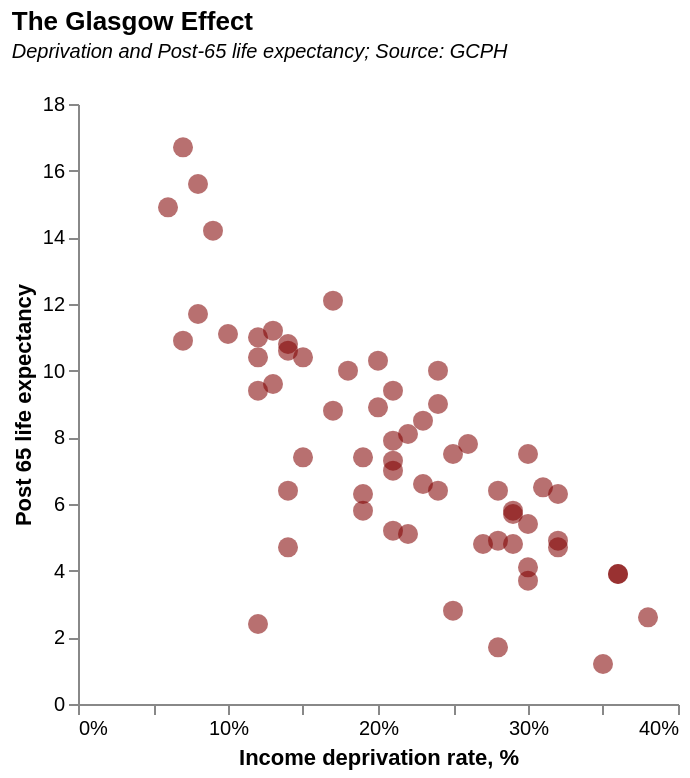

Write the Vega-Lite specification saved for this chart.
### Vega-Lite specification from a JSON file in a GitHub repository (floating-point values rounded to 4 significant figures)
{"$schema": "https://vega.github.io/schema/vega-lite/v5.json", "description": "Glasgow scatterplot", "title": {"text": "The Glasgow Effect", "subtitle": ["Deprivation and Post-65 life expectancy; Source: GCPH", ""], "subtitleFontStyle": "italic", "subtitleFontSize": 10, "subtitleColor": "black", "anchor": "start", "color": "black"}, "config": {"background": "white", "view": {"stroke": "transparent"}}, "data": {"values": [{"areaName": "Anniesland, Jordanhill and Whiteinch", "incomeDeprevation": "0.14", "employmentDeprivation": "0.15", "childPoverty": "0.14", "femaleLE": "80.8", "maleLE": "75.8", "disabilityRate": "0.19"}, {"areaName": "Arden and Carnwadric", "incomeDeprevation": "0.26", "employmentDeprivation": "0.25", "childPoverty": "0.34", "femaleLE": "76.0", "maleLE": "72.8", "disabilityRate": "0.22"}, {"areaName": "Baillieston and Garrowhill", "incomeDeprevation": "0.12", "employmentDeprivation": "0.12", "childPoverty": "0.14", "femaleLE": "81.6", "maleLE": "76.0", "disabilityRate": "0.21"}, {"areaName": "Balornock and Barmulloch", "incomeDeprevation": "0.29", "employmentDeprivation": "0.27", "childPoverty": "0.38", "femaleLE": "78.2", "maleLE": "70.8", "disabilityRate": "0.30"}, {"areaName": "Bellahouston, Craigton and Mosspark", "incomeDeprevation": "0.20", "employmentDeprivation": "0.18", "childPoverty": "0.22", "femaleLE": "80.5", "maleLE": "73.9", "disabilityRate": "0.29"}, {"areaName": "Blackhill and Hogganfield", "incomeDeprevation": "0.24", "employmentDeprivation": "0.23", "childPoverty": "0.33", "femaleLE": "77.5", "maleLE": "75.0", "disabilityRate": "0.25"}, {"areaName": "Blairdardie", "incomeDeprevation": "0.18", "employmentDeprivation": "0.16", "childPoverty": "0.20", "femaleLE": "79.4", "maleLE": "75.0", "disabilityRate": "0.25"}, {"areaName": "Broomhill and Partick West", "incomeDeprevation": "0.12", "employmentDeprivation": "0.11", "childPoverty": "0.19", "femaleLE": "79.7", "maleLE": "75.4", "disabilityRate": "0.17"}, {"areaName": "Calton and Bridgeton", "incomeDeprevation": "0.25", "employmentDeprivation": "0.21", "childPoverty": "0.47", "femaleLE": "76.6", "maleLE": "67.8", "disabilityRate": "0.24"}, {"areaName": "Carmunnock", "incomeDeprevation": "0.15", "employmentDeprivation": "0.10", "childPoverty": "0.18", "femaleLE": "81.2", "maleLE": "75.4", "disabilityRate": "0.21"}, {"areaName": "Castlemilk", "incomeDeprevation": "0.36", "employmentDeprivation": "0.33", "childPoverty": "0.44", "femaleLE": "76.8", "maleLE": "68.9", "disabilityRate": "0.31"}, {"areaName": "Cathcart and Simshill", "incomeDeprevation": "0.07", "employmentDeprivation": "0.08", "childPoverty": "0.07", "femaleLE": "84.3", "maleLE": "81.7", "disabilityRate": "0.17"}, {"areaName": "City Centre and Merchant City", "incomeDeprevation": "0.14", "employmentDeprivation": "0.12", "childPoverty": "0.37", "femaleLE": "76.4", "maleLE": "69.7", "disabilityRate": "0.15"}, {"areaName": "Corkerhill and North Pollok", "incomeDeprevation": "0.29", "employmentDeprivation": "0.26", "childPoverty": "0.37", "femaleLE": "76.7", "maleLE": "70.7", "disabilityRate": "0.24"}, {"areaName": "Croftfoot", "incomeDeprevation": "0.14", "employmentDeprivation": "0.12", "childPoverty": "0.25", "femaleLE": "79.4", "maleLE": "75.6", "disabilityRate": "0.16"}, {"areaName": "Crookston and South Cardonald", "incomeDeprevation": "0.20", "employmentDeprivation": "0.17", "childPoverty": "0.27", "femaleLE": "79.8", "maleLE": "75.3", "disabilityRate": "0.24"}, {"areaName": "Dennistoun", "incomeDeprevation": "0.19", "employmentDeprivation": "0.15", "childPoverty": "0.41", "femaleLE": "76.7", "maleLE": "70.8", "disabilityRate": "0.19"}, {"areaName": "Drumchapel", "incomeDeprevation": "0.36", "employmentDeprivation": "0.31", "childPoverty": "0.48", "femaleLE": "73.9", "maleLE": "68.9", "disabilityRate": "0.27"}, {"areaName": "Easterhouse", "incomeDeprevation": "0.32", "employmentDeprivation": "0.29", "childPoverty": "0.42", "femaleLE": "77.5", "maleLE": "69.7", "disabilityRate": "0.27"}, {"areaName": "Glasgow", "incomeDeprevation": "0.21", "employmentDeprivation": "0.19", "childPoverty": "0.32", "femaleLE": "78.2", "maleLE": "72.3", "disabilityRate": "0.23"}, {"areaName": "Glasgow North East", "incomeDeprevation": "0.25", "employmentDeprivation": "0.22", "childPoverty": "0.37", "femaleLE": "78.0", "maleLE": "72.5", "disabilityRate": "0.25"}, {"areaName": "Glasgow North West", "incomeDeprevation": "0.19", "employmentDeprivation": "0.17", "childPoverty": "0.32", "femaleLE": "77.6", "maleLE": "71.3", "disabilityRate": "0.21"}, {"areaName": "Glasgow South", "incomeDeprevation": "0.21", "employmentDeprivation": "0.19", "childPoverty": "0.29", "femaleLE": "78.8", "maleLE": "72.9", "disabilityRate": "0.22"}, {"areaName": "Govanhill", "incomeDeprevation": "0.24", "employmentDeprivation": "0.22", "childPoverty": "0.33", "femaleLE": "78.1", "maleLE": "71.4", "disabilityRate": "0.23"}, {"areaName": "Greater Gorbals", "incomeDeprevation": "0.30", "employmentDeprivation": "0.27", "childPoverty": "0.45", "femaleLE": "77.9", "maleLE": "68.7", "disabilityRate": "0.29"}, {"areaName": "Greater Govan", "incomeDeprevation": "0.28", "employmentDeprivation": "0.27", "childPoverty": "0.36", "femaleLE": "74.6", "maleLE": "66.7", "disabilityRate": "0.27"}, {"areaName": "Haghill and Carntyne", "incomeDeprevation": "0.28", "employmentDeprivation": "0.26", "childPoverty": "0.43", "femaleLE": "75.4", "maleLE": "69.9", "disabilityRate": "0.31"}, {"areaName": "Hillhead and Woodlands", "incomeDeprevation": "0.15", "employmentDeprivation": "0.12", "childPoverty": "0.31", "femaleLE": "79.3", "maleLE": "72.4", "disabilityRate": "0.15"}, {"areaName": "Hyndland, Dowanhill and Partick East", "incomeDeprevation": "0.08", "employmentDeprivation": "0.08", "childPoverty": "0.11", "femaleLE": "80.9", "maleLE": "76.7", "disabilityRate": "0.14"}, {"areaName": "Ibrox and Kingston", "incomeDeprevation": "0.21", "employmentDeprivation": "0.19", "childPoverty": "0.38", "femaleLE": "74.0", "maleLE": "70.2", "disabilityRate": "0.20"}, {"areaName": "Kelvindale and Kelvinside", "incomeDeprevation": "0.06", "employmentDeprivation": "0.05", "childPoverty": "0.11", "femaleLE": "84.3", "maleLE": "79.9", "disabilityRate": "0.14"}, {"areaName": "Kingspark and Mount Florida", "incomeDeprevation": "0.12", "employmentDeprivation": "0.11", "childPoverty": "0.16", "femaleLE": "82.8", "maleLE": "74.4", "disabilityRate": "0.17"}, {"areaName": "Knightswood", "incomeDeprevation": "0.23", "employmentDeprivation": "0.23", "childPoverty": "0.30", "femaleLE": "77.6", "maleLE": "71.6", "disabilityRate": "0.29"}, {"areaName": "Lambhill and Milton", "incomeDeprevation": "0.29", "employmentDeprivation": "0.28", "childPoverty": "0.39", "femaleLE": "77.0", "maleLE": "69.8", "disabilityRate": "0.30"}, {"areaName": "Langside and Battlefield", "incomeDeprevation": "0.13", "employmentDeprivation": "0.11", "childPoverty": "0.24", "femaleLE": "81.4", "maleLE": "74.6", "disabilityRate": "0.16"}, {"areaName": "Maryhill Road Corridor", "incomeDeprevation": "0.22", "employmentDeprivation": "0.19", "childPoverty": "0.39", "femaleLE": "76.1", "maleLE": "70.1", "disabilityRate": "0.22"}, {"areaName": "Mount Vernon and East Shettleston", "incomeDeprevation": "0.17", "employmentDeprivation": "0.19", "childPoverty": "0.17", "femaleLE": "79.7", "maleLE": "77.1", "disabilityRate": "0.29"}, {"areaName": "Newlands and Cathcart", "incomeDeprevation": "0.09", "employmentDeprivation": "0.08", "childPoverty": "0.11", "femaleLE": "81.8", "maleLE": "79.2", "disabilityRate": "0.17"}, {"areaName": "North Cardonald and Penilee", "incomeDeprevation": "0.23", "employmentDeprivation": "0.19", "childPoverty": "0.33", "femaleLE": "78.5", "maleLE": "73.5", "disabilityRate": "0.25"}, {"areaName": "North Maryhill and Summerston", "incomeDeprevation": "0.21", "employmentDeprivation": "0.19", "childPoverty": "0.31", "femaleLE": "79.5", "maleLE": "72.0", "disabilityRate": "0.23"}, {"areaName": "Parkhead and Dalmarnock", "incomeDeprevation": "0.38", "employmentDeprivation": "0.36", "childPoverty": "0.52", "femaleLE": "75.8", "maleLE": "67.6", "disabilityRate": "0.32"}, {"areaName": "Pollok", "incomeDeprevation": "0.17", "employmentDeprivation": "0.16", "childPoverty": "0.25", "femaleLE": "80.6", "maleLE": "73.8", "disabilityRate": "0.21"}, {"areaName": "Pollokshaws and Mansewood", "incomeDeprevation": "0.22", "employmentDeprivation": "0.20", "childPoverty": "0.29", "femaleLE": "80.0", "maleLE": "73.1", "disabilityRate": "0.24"}, {"areaName": "Pollokshields East", "incomeDeprevation": "0.21", "employmentDeprivation": "0.16", "childPoverty": "0.34", "femaleLE": "80.9", "maleLE": "74.4", "disabilityRate": "0.18"}, {"areaName": "Pollokshields West", "incomeDeprevation": "0.08", "employmentDeprivation": "0.06", "childPoverty": "0.10", "femaleLE": "82.3", "maleLE": "80.6", "disabilityRate": "0.16"}, {"areaName": "Priesthill and Househillwood", "incomeDeprevation": "0.32", "employmentDeprivation": "0.29", "childPoverty": "0.43", "femaleLE": "79.4", "maleLE": "71.3", "disabilityRate": "0.29"}, {"areaName": "Riddrie and Cranhill", "incomeDeprevation": "0.28", "employmentDeprivation": "0.27", "childPoverty": "0.40", "femaleLE": "78.8", "maleLE": "71.4", "disabilityRate": "0.32"}, {"areaName": "Robroyston and Millerston", "incomeDeprevation": "0.07", "employmentDeprivation": "0.07", "childPoverty": "0.09", "femaleLE": "80.0", "maleLE": "75.9", "disabilityRate": "0.13"}, {"areaName": "Ruchazie and Garthamlock", "incomeDeprevation": "0.30", "employmentDeprivation": "0.27", "childPoverty": "0.41", "femaleLE": "78.6", "maleLE": "70.4", "disabilityRate": "0.25"}, {"areaName": "Ruchill and Possilpark", "incomeDeprevation": "0.35", "employmentDeprivation": "0.33", "childPoverty": "0.47", "femaleLE": "73.1", "maleLE": "66.2", "disabilityRate": "0.30"}, {"areaName": "Scotland", "incomeDeprevation": "0.13", "employmentDeprivation": "0.13", "childPoverty": "0.18", "femaleLE": "80.6", "maleLE": "76.2", "disabilityRate": "0.20"}, {"areaName": "Shawlands and Strathbungo", "incomeDeprevation": "0.10", "employmentDeprivation": "0.09", "childPoverty": "0.16", "femaleLE": "80.3", "maleLE": "76.1", "disabilityRate": "0.14"}, {"areaName": "Sighthill, Roystonhill and Germiston", "incomeDeprevation": "0.32", "employmentDeprivation": "0.29", "childPoverty": "0.49", "femaleLE": "74.2", "maleLE": "69.9", "disabilityRate": "0.24"}, {"areaName": "South Nitshill and Darnley", "incomeDeprevation": "0.14", "employmentDeprivation": "0.12", "childPoverty": "0.17", "femaleLE": "76.3", "maleLE": "71.4", "disabilityRate": "0.17"}, {"areaName": "Springboig and Barlanark", "incomeDeprevation": "0.31", "employmentDeprivation": "0.29", "childPoverty": "0.43", "femaleLE": "78.3", "maleLE": "71.5", "disabilityRate": "0.30"}, {"areaName": "Springburn", "incomeDeprevation": "0.30", "employmentDeprivation": "0.28", "childPoverty": "0.46", "femaleLE": "76.4", "maleLE": "69.1", "disabilityRate": "0.28"}, {"areaName": "Temple and Anniesland", "incomeDeprevation": "0.19", "employmentDeprivation": "0.17", "childPoverty": "0.31", "femaleLE": "78.8", "maleLE": "72.4", "disabilityRate": "0.24"}, {"areaName": "Tollcross and West Shettleston", "incomeDeprevation": "0.27", "employmentDeprivation": "0.26", "childPoverty": "0.37", "femaleLE": "76.2", "maleLE": "69.8", "disabilityRate": "0.27"}, {"areaName": "Toryglen", "incomeDeprevation": "0.30", "employmentDeprivation": "0.28", "childPoverty": "0.38", "femaleLE": "77.9", "maleLE": "72.5", "disabilityRate": "0.29"}, {"areaName": "Yoker and Scotstoun", "incomeDeprevation": "0.24", "employmentDeprivation": "0.21", "childPoverty": "0.35", "femaleLE": "80.2", "maleLE": "74.0", "disabilityRate": "0.21"}, {"areaName": "Yorkhill and Anderston", "incomeDeprevation": "0.12", "employmentDeprivation": "0.10", "childPoverty": "0.34", "femaleLE": "75.9", "maleLE": "67.4", "disabilityRate": "0.12"}]}, "mark": {"type": "circle", "color": "rgba(128,0,0,.8)", "size": 100}, "height": 300, "width": 300, "transform": [{"calculate": "datum.maleLE-65", "as": "post65LE"}], "encoding": {"x": {"field": "incomeDeprevation", "type": "quantitative", "title": "income deprivation, %", "axis": {"title": "Income deprivation rate, %", "grid": false, "labelSeparation": 10, "format": "%"}}, "y": {"field": "post65LE", "type": "quantitative", "title": "Male life expectancy", "scale": {"domain": [0, 18]}, "axis": {"title": "Post 65 life expectancy", "grid": false, "labelSeparation": 10, "format": "f"}}, "tooltip": [{"field": "areaName", "title": "Area"}]}}
